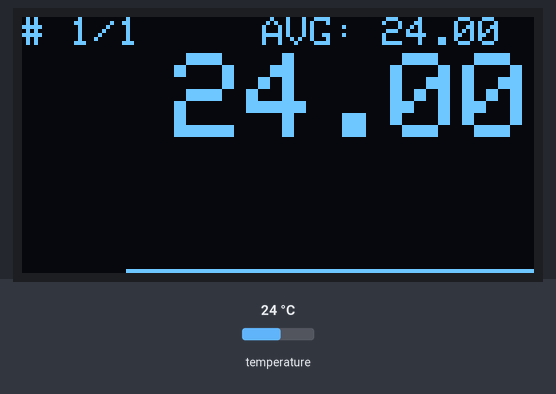
Bench run of a program on a simulated ESP8266 (NodeMCU). Shown: 128×64 one-colour display. The inputs (shaded band) are chosen by the test bench; at power-on: temperature 24 °C. What the program prints to the serial monitor is not drawn.

Above: at 1.2 s.
1.3 s: temperature set to 12 °C
At 1.56 s:
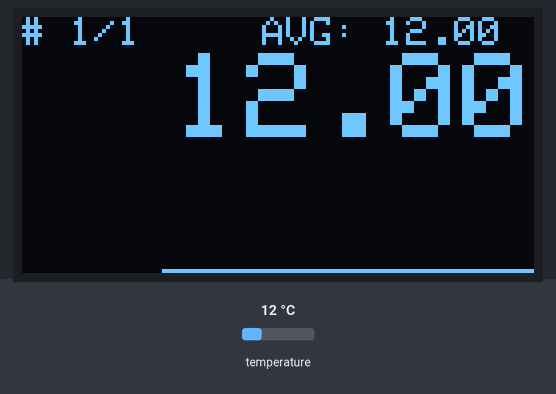
2.9 s: temperature set to 19 °C
At 3.03 s:
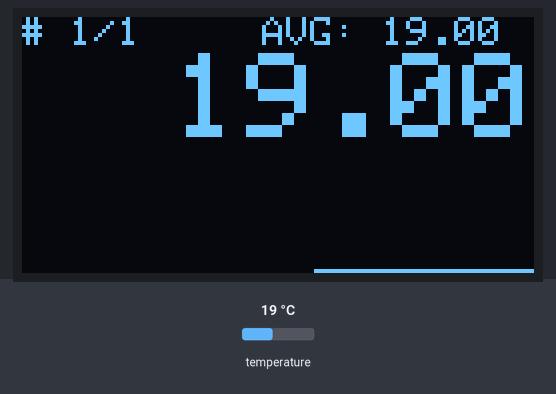
4.4 s: temperature set to 28 °C
At 4.69 s:
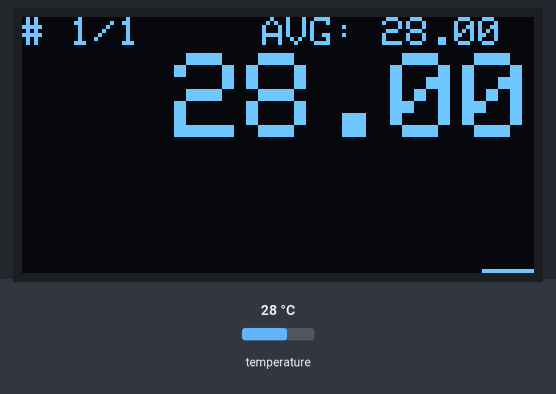
Timing chart, 0 to 7.4 s (numbered marks = the images above; inputs shaded):
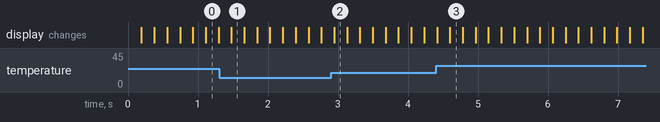

The program:

main.cpp
```cpp
#define ONE_WIRE_BUS 14

#include <OneWire.h>
#include <Arduino.h>
#include <Adafruit_SSD1306.h>
#include <SensorManager.h>

OneWire oneWire(ONE_WIRE_BUS);

Adafruit_SSD1306 display;
SensorManager *sensor;

int current = 0;
long last_change = 0;

void write(int x, int y, int size, String text)
{
    display.setCursor(x, y);
    display.setTextSize(size);
    display.setTextColor(WHITE);
    display.print(text);
}

void updateView(int current, int total, float value, float avg, String addr, int percent)
{
    display.clearDisplay();

    write(0, 0, 1, "# " + String(current) + "/" + String(total));
    // write(0, 10, 1, addr);
    write(60, 0, 1, "AVG: " + String(avg));
    write(38, 9, 3, String(value));

    display.drawLine(percent, display.height() - 1, display.width() - 1, display.height() - 1, WHITE);

    display.display();
}

void setup()
{
    Serial.begin(9600);
    while (!Serial) {}

    Serial.println("Starting...");

    display.begin(SSD1306_SWITCHCAPVCC, 0x3C);

    // Init Sensor
    sensor = new SensorManager(&oneWire);

    last_change = millis();
}

void loop()
{
    if (sensor->total() != 0)
    {
        sensor->service();

        float current_temp = sensor->get(current);
        String addr = sensor->getAddr(current);

        int percent = (int) map(last_change + (millis() - last_change), last_change, last_change + 5000, 0, display.width() - 1);

        updateView(current + 1, sensor->total(), current_temp, sensor->average(), addr, percent);

        if (millis() - last_change > 5000)
        {
            last_change = millis();
            current += 1;

            if (current == sensor->total())
            {
                current = 0;
            }
        }
    } else {
        updateView(0, 0, 0.0, 0.0, "", 0);
    }

    delay(50);
}
```

SensorManager.cpp
```cpp
/*
* @Author: Ramon Melo
* @Date:   2018-07-24
* @Last Modified by:   Ramon Melo
* @Last Modified time: 2018-08-20
*/

#include "SensorManager.h"

SensorManager::SensorManager(OneWire *ow) : manager(ow)
{

    Serial.println("Locating devices...");
    manager.begin();
    sensor_count = manager.getDeviceCount();

    Serial.print("Found ");
    Serial.print(String(sensor_count));
    Serial.println(" devices.");

    Serial.print("Parasite power is: ");
    if (manager.isParasitePowerMode())
    {
        Serial.println("ON");
    }
    else
    {
        Serial.println("OFF");
    }

    sensors = new DeviceAddress[sensor_count];

    for (int i = 0; i < sensor_count; ++i)
    {
        if (manager.getAddress(sensors[i], i))
        {
            Serial.println("Found Device");
            manager.setResolution(sensors[i], 9);
        }
        else
        {
            Serial.println("Unable to find address for Device");
        }
    }
}

void SensorManager::service()
{
    manager.requestTemperatures();

    float avg_temp = 0;

    for (int i = 0; i < sensor_count; ++i)
    {
        float current_temp = manager.getTempC(sensors[i]);

        avg_temp += current_temp;
        info[i] = current_temp;
    }

    avg_temp /= sensor_count;
    avg = avg_temp;
}

float SensorManager::total()
{
    return sensor_count;
}

float SensorManager::get(int i)
{
    return info[i];
}

float SensorManager::average()
{
    return avg;
}

String SensorManager::getAddr(int i)
{
    return getAddr( sensors[i] );
}

String SensorManager::getAddr(DeviceAddress deviceAddress)
{
    String addr = "";

    for (uint8_t i = 0; i < 8; i++)
    {
        if (deviceAddress[i] < 16)
        {
            addr = addr + "0";
            Serial.print("0");
        }

        addr = addr + String(deviceAddress[i], HEX);
    }

    return addr;
}
```

SensorManager.h
```cpp
#pragma once

#include "Arduino.h"
#include <DallasTemperature.h>
#include <map>

enum SensorStatus
{
    INITILIZING,
    READY
};

class SensorManager
{
  public:
    SensorManager(OneWire *ow);
    void service();
    float total();
    float get(int i);
    String getAddr(int i);
    float average();

  private:
    String getAddr(DeviceAddress deviceAddress);

    DallasTemperature manager;
    DeviceAddress *sensors;
    int sensor_count;
    float avg;

    std::map<int, float> info;

    SensorStatus status;
};
```
